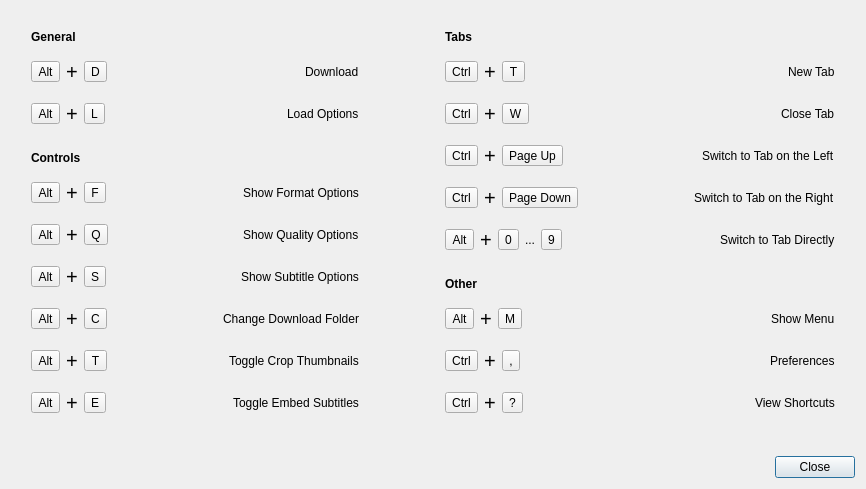
<?xml version="1.0" encoding="UTF-8"?>
<ui version="4.0">
 <class>KeyboardShortcutsDialog</class>
 <widget class="QDialog" name="KeyboardShortcutsDialog">
  <property name="windowTitle">
   <string>Keyboard Shortcuts</string>
  </property>
  <layout class="QVBoxLayout" name="verticalLayout">
   <item>
    <layout class="QHBoxLayout" name="shortcutsColumnLayout">
     <item>
      <spacer name="leftSpacer">
       <property name="orientation">
        <enum>Qt::Orientation::Horizontal</enum>
       </property>
       <property name="sizeType">
        <enum>QSizePolicy::Policy::Fixed</enum>
       </property>
       <property name="sizeHint" stdset="0">
        <size>
         <width>20</width>
         <height>20</height>
        </size>
       </property>
      </spacer>
     </item>
     <item>
      <layout class="QVBoxLayout" name="leftColumnLayout">
       <item>
        <spacer name="verticalSpacer_15">
         <property name="orientation">
          <enum>Qt::Orientation::Vertical</enum>
         </property>
         <property name="sizeType">
          <enum>QSizePolicy::Policy::Fixed</enum>
         </property>
         <property name="sizeHint" stdset="0">
          <size>
           <width>0</width>
           <height>19</height>
          </size>
         </property>
        </spacer>
       </item>
       <item>
        <widget class="QLabel" name="generalSectionLabel">
         <property name="font">
          <font>
           <bold>true</bold>
          </font>
         </property>
         <property name="text">
          <string>General</string>
         </property>
         <property name="alignment">
          <set>Qt::AlignmentFlag::AlignBottom|Qt::AlignmentFlag::AlignLeading|Qt::AlignmentFlag::AlignLeft</set>
         </property>
         <property name="textInteractionFlags">
          <set>Qt::TextInteractionFlag::LinksAccessibleByMouse|Qt::TextInteractionFlag::TextSelectableByMouse</set>
         </property>
        </widget>
       </item>
       <item>
        <spacer name="verticalSpacer_19">
         <property name="orientation">
          <enum>Qt::Orientation::Vertical</enum>
         </property>
         <property name="sizeType">
          <enum>QSizePolicy::Policy::Fixed</enum>
         </property>
         <property name="sizeHint" stdset="0">
          <size>
           <width>0</width>
           <height>10</height>
          </size>
         </property>
        </spacer>
       </item>
       <item>
        <layout class="QHBoxLayout" name="shortcutLayout13">
         <item>
          <widget class="QToolButton" name="keyButton11">
           <property name="focusPolicy">
            <enum>Qt::FocusPolicy::NoFocus</enum>
           </property>
           <property name="text">
            <string>Alt</string>
           </property>
          </widget>
         </item>
         <item>
          <widget class="QLabel" name="keySeparator6">
           <property name="font">
            <font>
             <pointsize>15</pointsize>
             <fontweight>Light</fontweight>
            </font>
           </property>
           <property name="text">
            <string>+</string>
           </property>
          </widget>
         </item>
         <item>
          <widget class="QToolButton" name="keyButton10">
           <property name="focusPolicy">
            <enum>Qt::FocusPolicy::NoFocus</enum>
           </property>
           <property name="text">
            <string>D</string>
           </property>
          </widget>
         </item>
         <item>
          <spacer name="horizontalSpacer5">
           <property name="orientation">
            <enum>Qt::Orientation::Horizontal</enum>
           </property>
           <property name="sizeType">
            <enum>QSizePolicy::Policy::MinimumExpanding</enum>
           </property>
           <property name="sizeHint" stdset="0">
            <size>
             <width>110</width>
             <height>0</height>
            </size>
           </property>
          </spacer>
         </item>
         <item>
          <widget class="QLabel" name="shortcutDescriptionLabel5">
           <property name="text">
            <string>Download</string>
           </property>
           <property name="textInteractionFlags">
            <set>Qt::TextInteractionFlag::LinksAccessibleByMouse|Qt::TextInteractionFlag::TextSelectableByMouse</set>
           </property>
          </widget>
         </item>
        </layout>
       </item>
       <item>
        <spacer name="verticalSpacer">
         <property name="orientation">
          <enum>Qt::Orientation::Vertical</enum>
         </property>
         <property name="sizeType">
          <enum>QSizePolicy::Policy::Fixed</enum>
         </property>
         <property name="sizeHint" stdset="0">
          <size>
           <width>0</width>
           <height>12</height>
          </size>
         </property>
        </spacer>
       </item>
       <item>
        <layout class="QHBoxLayout" name="shortcutLayout14">
         <item>
          <widget class="QToolButton" name="keyButton12">
           <property name="focusPolicy">
            <enum>Qt::FocusPolicy::NoFocus</enum>
           </property>
           <property name="text">
            <string>Alt</string>
           </property>
          </widget>
         </item>
         <item>
          <widget class="QLabel" name="keySeparator7">
           <property name="font">
            <font>
             <pointsize>15</pointsize>
             <fontweight>Light</fontweight>
            </font>
           </property>
           <property name="text">
            <string>+</string>
           </property>
          </widget>
         </item>
         <item>
          <widget class="QToolButton" name="keyButton13">
           <property name="focusPolicy">
            <enum>Qt::FocusPolicy::NoFocus</enum>
           </property>
           <property name="text">
            <string>L</string>
           </property>
          </widget>
         </item>
         <item>
          <spacer name="horizontalSpacer6">
           <property name="orientation">
            <enum>Qt::Orientation::Horizontal</enum>
           </property>
           <property name="sizeType">
            <enum>QSizePolicy::Policy::MinimumExpanding</enum>
           </property>
           <property name="sizeHint" stdset="0">
            <size>
             <width>110</width>
             <height>0</height>
            </size>
           </property>
          </spacer>
         </item>
         <item>
          <widget class="QLabel" name="shortcutDescriptionLabel6">
           <property name="text">
            <string>Load Options</string>
           </property>
           <property name="textInteractionFlags">
            <set>Qt::TextInteractionFlag::LinksAccessibleByMouse|Qt::TextInteractionFlag::TextSelectableByMouse</set>
           </property>
          </widget>
         </item>
        </layout>
       </item>
       <item>
        <spacer name="verticalSpacer_13">
         <property name="orientation">
          <enum>Qt::Orientation::Vertical</enum>
         </property>
         <property name="sizeType">
          <enum>QSizePolicy::Policy::Fixed</enum>
         </property>
         <property name="sizeHint" stdset="0">
          <size>
           <width>0</width>
           <height>19</height>
          </size>
         </property>
        </spacer>
       </item>
       <item>
        <widget class="QLabel" name="controlsSectionLabel">
         <property name="font">
          <font>
           <bold>true</bold>
          </font>
         </property>
         <property name="text">
          <string>Controls</string>
         </property>
         <property name="alignment">
          <set>Qt::AlignmentFlag::AlignBottom|Qt::AlignmentFlag::AlignLeading|Qt::AlignmentFlag::AlignLeft</set>
         </property>
         <property name="textInteractionFlags">
          <set>Qt::TextInteractionFlag::LinksAccessibleByMouse|Qt::TextInteractionFlag::TextSelectableByMouse</set>
         </property>
        </widget>
       </item>
       <item>
        <spacer name="verticalSpacer_17">
         <property name="orientation">
          <enum>Qt::Orientation::Vertical</enum>
         </property>
         <property name="sizeType">
          <enum>QSizePolicy::Policy::Fixed</enum>
         </property>
         <property name="sizeHint" stdset="0">
          <size>
           <width>0</width>
           <height>10</height>
          </size>
         </property>
        </spacer>
       </item>
       <item>
        <layout class="QHBoxLayout" name="shortcutLayout9">
         <item>
          <widget class="QToolButton" name="keyButton32">
           <property name="focusPolicy">
            <enum>Qt::FocusPolicy::NoFocus</enum>
           </property>
           <property name="text">
            <string>Alt</string>
           </property>
          </widget>
         </item>
         <item>
          <widget class="QLabel" name="keySeparator17">
           <property name="font">
            <font>
             <pointsize>15</pointsize>
             <fontweight>Light</fontweight>
            </font>
           </property>
           <property name="text">
            <string>+</string>
           </property>
          </widget>
         </item>
         <item>
          <widget class="QToolButton" name="keyButton33">
           <property name="focusPolicy">
            <enum>Qt::FocusPolicy::NoFocus</enum>
           </property>
           <property name="text">
            <string>F</string>
           </property>
          </widget>
         </item>
         <item>
          <spacer name="horizontalSpacer16">
           <property name="orientation">
            <enum>Qt::Orientation::Horizontal</enum>
           </property>
           <property name="sizeType">
            <enum>QSizePolicy::Policy::MinimumExpanding</enum>
           </property>
           <property name="sizeHint" stdset="0">
            <size>
             <width>110</width>
             <height>0</height>
            </size>
           </property>
          </spacer>
         </item>
         <item>
          <widget class="QLabel" name="shortcutDescriptionLabel16">
           <property name="text">
            <string>Show Format Options</string>
           </property>
           <property name="textInteractionFlags">
            <set>Qt::TextInteractionFlag::LinksAccessibleByMouse|Qt::TextInteractionFlag::TextSelectableByMouse</set>
           </property>
          </widget>
         </item>
        </layout>
       </item>
       <item>
        <spacer name="verticalSpacer_2">
         <property name="orientation">
          <enum>Qt::Orientation::Vertical</enum>
         </property>
         <property name="sizeType">
          <enum>QSizePolicy::Policy::Fixed</enum>
         </property>
         <property name="sizeHint" stdset="0">
          <size>
           <width>0</width>
           <height>12</height>
          </size>
         </property>
        </spacer>
       </item>
       <item>
        <layout class="QHBoxLayout" name="showQualityOptsShortcutLayout">
         <item>
          <widget class="QToolButton" name="showQualityOptsShortcutButton">
           <property name="focusPolicy">
            <enum>Qt::FocusPolicy::NoFocus</enum>
           </property>
           <property name="text">
            <string>Alt</string>
           </property>
          </widget>
         </item>
         <item>
          <widget class="QLabel" name="showQualityOptsShortcutButtonSeparator">
           <property name="font">
            <font>
             <pointsize>15</pointsize>
             <fontweight>Light</fontweight>
            </font>
           </property>
           <property name="text">
            <string>+</string>
           </property>
          </widget>
         </item>
         <item>
          <widget class="QToolButton" name="showQualityOptsShortcutButton2">
           <property name="focusPolicy">
            <enum>Qt::FocusPolicy::NoFocus</enum>
           </property>
           <property name="text">
            <string>Q</string>
           </property>
          </widget>
         </item>
         <item>
          <spacer name="showQualityOptsShortcutSpacer">
           <property name="orientation">
            <enum>Qt::Orientation::Horizontal</enum>
           </property>
           <property name="sizeType">
            <enum>QSizePolicy::Policy::MinimumExpanding</enum>
           </property>
           <property name="sizeHint" stdset="0">
            <size>
             <width>110</width>
             <height>0</height>
            </size>
           </property>
          </spacer>
         </item>
         <item>
          <widget class="QLabel" name="showQualityOptsShortcutDescriptionLabel">
           <property name="text">
            <string>Show Quality Options</string>
           </property>
           <property name="textInteractionFlags">
            <set>Qt::TextInteractionFlag::LinksAccessibleByMouse|Qt::TextInteractionFlag::TextSelectableByMouse</set>
           </property>
          </widget>
         </item>
        </layout>
       </item>
       <item>
        <spacer name="verticalSpacer_3">
         <property name="orientation">
          <enum>Qt::Orientation::Vertical</enum>
         </property>
         <property name="sizeType">
          <enum>QSizePolicy::Policy::Fixed</enum>
         </property>
         <property name="sizeHint" stdset="0">
          <size>
           <width>0</width>
           <height>12</height>
          </size>
         </property>
        </spacer>
       </item>
       <item>
        <layout class="QHBoxLayout" name="shortcutLayout2">
         <item>
          <widget class="QToolButton" name="keyButton18">
           <property name="focusPolicy">
            <enum>Qt::FocusPolicy::NoFocus</enum>
           </property>
           <property name="text">
            <string>Alt</string>
           </property>
          </widget>
         </item>
         <item>
          <widget class="QLabel" name="keySeparator10">
           <property name="font">
            <font>
             <pointsize>15</pointsize>
             <fontweight>Light</fontweight>
            </font>
           </property>
           <property name="text">
            <string>+</string>
           </property>
          </widget>
         </item>
         <item>
          <widget class="QToolButton" name="keyButton19">
           <property name="focusPolicy">
            <enum>Qt::FocusPolicy::NoFocus</enum>
           </property>
           <property name="text">
            <string>S</string>
           </property>
          </widget>
         </item>
         <item>
          <spacer name="horizontalSpacer9">
           <property name="orientation">
            <enum>Qt::Orientation::Horizontal</enum>
           </property>
           <property name="sizeType">
            <enum>QSizePolicy::Policy::MinimumExpanding</enum>
           </property>
           <property name="sizeHint" stdset="0">
            <size>
             <width>110</width>
             <height>0</height>
            </size>
           </property>
          </spacer>
         </item>
         <item>
          <widget class="QLabel" name="shortcutDescriptionLabel9">
           <property name="text">
            <string>Show Subtitle Options</string>
           </property>
           <property name="textInteractionFlags">
            <set>Qt::TextInteractionFlag::LinksAccessibleByMouse|Qt::TextInteractionFlag::TextSelectableByMouse</set>
           </property>
          </widget>
         </item>
        </layout>
       </item>
       <item>
        <spacer name="verticalSpacer_4">
         <property name="orientation">
          <enum>Qt::Orientation::Vertical</enum>
         </property>
         <property name="sizeType">
          <enum>QSizePolicy::Policy::Fixed</enum>
         </property>
         <property name="sizeHint" stdset="0">
          <size>
           <width>0</width>
           <height>12</height>
          </size>
         </property>
        </spacer>
       </item>
       <item>
        <layout class="QHBoxLayout" name="chgDownloadDirShortcutLayout">
         <item>
          <widget class="QToolButton" name="chgDownloadDirShortcutButton">
           <property name="focusPolicy">
            <enum>Qt::FocusPolicy::NoFocus</enum>
           </property>
           <property name="text">
            <string>Alt</string>
           </property>
          </widget>
         </item>
         <item>
          <widget class="QLabel" name="keySeparator3">
           <property name="font">
            <font>
             <pointsize>15</pointsize>
             <fontweight>Light</fontweight>
            </font>
           </property>
           <property name="text">
            <string>+</string>
           </property>
          </widget>
         </item>
         <item>
          <widget class="QToolButton" name="chgDownloadDirShortcutButton2">
           <property name="focusPolicy">
            <enum>Qt::FocusPolicy::NoFocus</enum>
           </property>
           <property name="text">
            <string>C</string>
           </property>
          </widget>
         </item>
         <item>
          <spacer name="chgDownloadDirShortcutSpacer">
           <property name="orientation">
            <enum>Qt::Orientation::Horizontal</enum>
           </property>
           <property name="sizeType">
            <enum>QSizePolicy::Policy::MinimumExpanding</enum>
           </property>
           <property name="sizeHint" stdset="0">
            <size>
             <width>110</width>
             <height>0</height>
            </size>
           </property>
          </spacer>
         </item>
         <item>
          <widget class="QLabel" name="shortcutDescriptionLabel3">
           <property name="text">
            <string>Change Download Folder</string>
           </property>
           <property name="textInteractionFlags">
            <set>Qt::TextInteractionFlag::LinksAccessibleByMouse|Qt::TextInteractionFlag::TextSelectableByMouse</set>
           </property>
          </widget>
         </item>
        </layout>
       </item>
       <item>
        <spacer name="verticalSpacer_6">
         <property name="orientation">
          <enum>Qt::Orientation::Vertical</enum>
         </property>
         <property name="sizeType">
          <enum>QSizePolicy::Policy::Fixed</enum>
         </property>
         <property name="sizeHint" stdset="0">
          <size>
           <width>0</width>
           <height>12</height>
          </size>
         </property>
        </spacer>
       </item>
       <item>
        <layout class="QHBoxLayout" name="shortcutLayout4">
         <item>
          <widget class="QToolButton" name="keyButton22">
           <property name="focusPolicy">
            <enum>Qt::FocusPolicy::NoFocus</enum>
           </property>
           <property name="text">
            <string>Alt</string>
           </property>
          </widget>
         </item>
         <item>
          <widget class="QLabel" name="keySeparator12">
           <property name="font">
            <font>
             <pointsize>15</pointsize>
             <fontweight>Light</fontweight>
            </font>
           </property>
           <property name="text">
            <string>+</string>
           </property>
          </widget>
         </item>
         <item>
          <widget class="QToolButton" name="keyButton23">
           <property name="focusPolicy">
            <enum>Qt::FocusPolicy::NoFocus</enum>
           </property>
           <property name="text">
            <string>T</string>
           </property>
          </widget>
         </item>
         <item>
          <spacer name="horizontalSpacer11">
           <property name="orientation">
            <enum>Qt::Orientation::Horizontal</enum>
           </property>
           <property name="sizeType">
            <enum>QSizePolicy::Policy::MinimumExpanding</enum>
           </property>
           <property name="sizeHint" stdset="0">
            <size>
             <width>110</width>
             <height>0</height>
            </size>
           </property>
          </spacer>
         </item>
         <item>
          <widget class="QLabel" name="shortcutDescriptionLabel11">
           <property name="text">
            <string>Toggle Crop Thumbnails</string>
           </property>
           <property name="textInteractionFlags">
            <set>Qt::TextInteractionFlag::LinksAccessibleByMouse|Qt::TextInteractionFlag::TextSelectableByMouse</set>
           </property>
          </widget>
         </item>
        </layout>
       </item>
       <item>
        <spacer name="verticalSpacer_5">
         <property name="orientation">
          <enum>Qt::Orientation::Vertical</enum>
         </property>
         <property name="sizeType">
          <enum>QSizePolicy::Policy::Fixed</enum>
         </property>
         <property name="sizeHint" stdset="0">
          <size>
           <width>0</width>
           <height>12</height>
          </size>
         </property>
        </spacer>
       </item>
       <item>
        <layout class="QHBoxLayout" name="shortcutLayout3">
         <item>
          <widget class="QToolButton" name="keyButton20">
           <property name="focusPolicy">
            <enum>Qt::FocusPolicy::NoFocus</enum>
           </property>
           <property name="text">
            <string>Alt</string>
           </property>
          </widget>
         </item>
         <item>
          <widget class="QLabel" name="keySeparator11">
           <property name="font">
            <font>
             <pointsize>15</pointsize>
             <fontweight>Light</fontweight>
            </font>
           </property>
           <property name="text">
            <string>+</string>
           </property>
          </widget>
         </item>
         <item>
          <widget class="QToolButton" name="keyButton21">
           <property name="focusPolicy">
            <enum>Qt::FocusPolicy::NoFocus</enum>
           </property>
           <property name="text">
            <string>E</string>
           </property>
          </widget>
         </item>
         <item>
          <spacer name="horizontalSpacer10">
           <property name="orientation">
            <enum>Qt::Orientation::Horizontal</enum>
           </property>
           <property name="sizeType">
            <enum>QSizePolicy::Policy::MinimumExpanding</enum>
           </property>
           <property name="sizeHint" stdset="0">
            <size>
             <width>110</width>
             <height>0</height>
            </size>
           </property>
          </spacer>
         </item>
         <item>
          <widget class="QLabel" name="shortcutDescriptionLabel10">
           <property name="text">
            <string>Toggle Embed Subtitles</string>
           </property>
           <property name="textInteractionFlags">
            <set>Qt::TextInteractionFlag::LinksAccessibleByMouse|Qt::TextInteractionFlag::TextSelectableByMouse</set>
           </property>
          </widget>
         </item>
        </layout>
       </item>
       <item>
        <spacer name="verticalSpacer_21">
         <property name="orientation">
          <enum>Qt::Orientation::Vertical</enum>
         </property>
         <property name="sizeHint" stdset="0">
          <size>
           <width>0</width>
           <height>0</height>
          </size>
         </property>
        </spacer>
       </item>
      </layout>
     </item>
     <item>
      <spacer name="middleSpacer">
       <property name="orientation">
        <enum>Qt::Orientation::Horizontal</enum>
       </property>
       <property name="sizeType">
        <enum>QSizePolicy::Policy::Fixed</enum>
       </property>
       <property name="sizeHint" stdset="0">
        <size>
         <width>80</width>
         <height>20</height>
        </size>
       </property>
      </spacer>
     </item>
     <item>
      <layout class="QVBoxLayout" name="rightColumnLayout">
       <item>
        <spacer name="verticalSpacer_16">
         <property name="orientation">
          <enum>Qt::Orientation::Vertical</enum>
         </property>
         <property name="sizeType">
          <enum>QSizePolicy::Policy::Fixed</enum>
         </property>
         <property name="sizeHint" stdset="0">
          <size>
           <width>0</width>
           <height>19</height>
          </size>
         </property>
        </spacer>
       </item>
       <item>
        <widget class="QLabel" name="tabsSectionLabel">
         <property name="font">
          <font>
           <bold>true</bold>
          </font>
         </property>
         <property name="text">
          <string>Tabs</string>
         </property>
         <property name="alignment">
          <set>Qt::AlignmentFlag::AlignBottom|Qt::AlignmentFlag::AlignLeading|Qt::AlignmentFlag::AlignLeft</set>
         </property>
         <property name="textInteractionFlags">
          <set>Qt::TextInteractionFlag::LinksAccessibleByMouse|Qt::TextInteractionFlag::TextSelectableByMouse</set>
         </property>
        </widget>
       </item>
       <item>
        <spacer name="verticalSpacer_18">
         <property name="orientation">
          <enum>Qt::Orientation::Vertical</enum>
         </property>
         <property name="sizeType">
          <enum>QSizePolicy::Policy::Fixed</enum>
         </property>
         <property name="sizeHint" stdset="0">
          <size>
           <width>0</width>
           <height>10</height>
          </size>
         </property>
        </spacer>
       </item>
       <item>
        <layout class="QHBoxLayout" name="shortcutLayout16">
         <item>
          <widget class="QToolButton" name="keyButton16">
           <property name="focusPolicy">
            <enum>Qt::FocusPolicy::NoFocus</enum>
           </property>
           <property name="text">
            <string>Ctrl</string>
           </property>
          </widget>
         </item>
         <item>
          <widget class="QLabel" name="keySeparator9">
           <property name="font">
            <font>
             <pointsize>15</pointsize>
             <fontweight>Light</fontweight>
            </font>
           </property>
           <property name="text">
            <string>+</string>
           </property>
          </widget>
         </item>
         <item>
          <widget class="QToolButton" name="keyButton17">
           <property name="focusPolicy">
            <enum>Qt::FocusPolicy::NoFocus</enum>
           </property>
           <property name="text">
            <string>T</string>
           </property>
          </widget>
         </item>
         <item>
          <spacer name="horizontalSpacer8">
           <property name="orientation">
            <enum>Qt::Orientation::Horizontal</enum>
           </property>
           <property name="sizeType">
            <enum>QSizePolicy::Policy::MinimumExpanding</enum>
           </property>
           <property name="sizeHint" stdset="0">
            <size>
             <width>110</width>
             <height>0</height>
            </size>
           </property>
          </spacer>
         </item>
         <item>
          <widget class="QLabel" name="shortcutDescriptionLabel8">
           <property name="text">
            <string>New Tab</string>
           </property>
           <property name="textInteractionFlags">
            <set>Qt::TextInteractionFlag::LinksAccessibleByMouse|Qt::TextInteractionFlag::TextSelectableByMouse</set>
           </property>
          </widget>
         </item>
        </layout>
       </item>
       <item>
        <spacer name="verticalSpacer_7">
         <property name="orientation">
          <enum>Qt::Orientation::Vertical</enum>
         </property>
         <property name="sizeType">
          <enum>QSizePolicy::Policy::Fixed</enum>
         </property>
         <property name="sizeHint" stdset="0">
          <size>
           <width>0</width>
           <height>12</height>
          </size>
         </property>
        </spacer>
       </item>
       <item>
        <layout class="QHBoxLayout" name="shortcutLayout8">
         <item>
          <widget class="QToolButton" name="keyButton30">
           <property name="focusPolicy">
            <enum>Qt::FocusPolicy::NoFocus</enum>
           </property>
           <property name="text">
            <string>Ctrl</string>
           </property>
          </widget>
         </item>
         <item>
          <widget class="QLabel" name="keySeparator16">
           <property name="font">
            <font>
             <pointsize>15</pointsize>
             <fontweight>Light</fontweight>
            </font>
           </property>
           <property name="text">
            <string>+</string>
           </property>
          </widget>
         </item>
         <item>
          <widget class="QToolButton" name="keyButton31">
           <property name="focusPolicy">
            <enum>Qt::FocusPolicy::NoFocus</enum>
           </property>
           <property name="text">
            <string>W</string>
           </property>
          </widget>
         </item>
         <item>
          <spacer name="horizontalSpacer15">
           <property name="orientation">
            <enum>Qt::Orientation::Horizontal</enum>
           </property>
           <property name="sizeType">
            <enum>QSizePolicy::Policy::MinimumExpanding</enum>
           </property>
           <property name="sizeHint" stdset="0">
            <size>
             <width>110</width>
             <height>0</height>
            </size>
           </property>
          </spacer>
         </item>
         <item>
          <widget class="QLabel" name="shortcutDescriptionLabel15">
           <property name="text">
            <string>Close Tab</string>
           </property>
           <property name="textInteractionFlags">
            <set>Qt::TextInteractionFlag::LinksAccessibleByMouse|Qt::TextInteractionFlag::TextSelectableByMouse</set>
           </property>
          </widget>
         </item>
        </layout>
       </item>
       <item>
        <spacer name="verticalSpacer_8">
         <property name="orientation">
          <enum>Qt::Orientation::Vertical</enum>
         </property>
         <property name="sizeType">
          <enum>QSizePolicy::Policy::Fixed</enum>
         </property>
         <property name="sizeHint" stdset="0">
          <size>
           <width>0</width>
           <height>12</height>
          </size>
         </property>
        </spacer>
       </item>
       <item>
        <layout class="QHBoxLayout" name="shortcutLayout6">
         <item>
          <widget class="QToolButton" name="keyButton26">
           <property name="focusPolicy">
            <enum>Qt::FocusPolicy::NoFocus</enum>
           </property>
           <property name="text">
            <string>Ctrl</string>
           </property>
          </widget>
         </item>
         <item>
          <widget class="QLabel" name="keySeparator14">
           <property name="font">
            <font>
             <pointsize>15</pointsize>
             <fontweight>Light</fontweight>
            </font>
           </property>
           <property name="text">
            <string>+</string>
           </property>
          </widget>
         </item>
         <item>
          <widget class="QToolButton" name="keyButton27">
           <property name="focusPolicy">
            <enum>Qt::FocusPolicy::NoFocus</enum>
           </property>
           <property name="text">
            <string>Page Up</string>
           </property>
          </widget>
         </item>
         <item>
          <spacer name="horizontalSpacer13">
           <property name="orientation">
            <enum>Qt::Orientation::Horizontal</enum>
           </property>
           <property name="sizeType">
            <enum>QSizePolicy::Policy::MinimumExpanding</enum>
           </property>
           <property name="sizeHint" stdset="0">
            <size>
             <width>110</width>
             <height>0</height>
            </size>
           </property>
          </spacer>
         </item>
         <item>
          <widget class="QLabel" name="shortcutDescriptionLabel13">
           <property name="text">
            <string>Switch to Tab on the Left</string>
           </property>
           <property name="textInteractionFlags">
            <set>Qt::TextInteractionFlag::LinksAccessibleByMouse|Qt::TextInteractionFlag::TextSelectableByMouse</set>
           </property>
          </widget>
         </item>
        </layout>
       </item>
       <item>
        <spacer name="verticalSpacer_9">
         <property name="orientation">
          <enum>Qt::Orientation::Vertical</enum>
         </property>
         <property name="sizeType">
          <enum>QSizePolicy::Policy::Fixed</enum>
         </property>
         <property name="sizeHint" stdset="0">
          <size>
           <width>0</width>
           <height>12</height>
          </size>
         </property>
        </spacer>
       </item>
       <item>
        <layout class="QHBoxLayout" name="shortcutLayout7">
         <item>
          <widget class="QToolButton" name="keyButton28">
           <property name="focusPolicy">
            <enum>Qt::FocusPolicy::NoFocus</enum>
           </property>
           <property name="text">
            <string>Ctrl</string>
           </property>
          </widget>
         </item>
         <item>
          <widget class="QLabel" name="keySeparator15">
           <property name="font">
            <font>
             <pointsize>15</pointsize>
             <fontweight>Light</fontweight>
            </font>
           </property>
           <property name="text">
            <string>+</string>
           </property>
          </widget>
         </item>
         <item>
          <widget class="QToolButton" name="keyButton29">
           <property name="focusPolicy">
            <enum>Qt::FocusPolicy::NoFocus</enum>
           </property>
           <property name="text">
            <string>Page Down</string>
           </property>
          </widget>
         </item>
         <item>
          <spacer name="horizontalSpacer14">
           <property name="orientation">
            <enum>Qt::Orientation::Horizontal</enum>
           </property>
           <property name="sizeType">
            <enum>QSizePolicy::Policy::MinimumExpanding</enum>
           </property>
           <property name="sizeHint" stdset="0">
            <size>
             <width>110</width>
             <height>0</height>
            </size>
           </property>
          </spacer>
         </item>
         <item>
          <widget class="QLabel" name="shortcutDescriptionLabel14">
           <property name="text">
            <string>Switch to Tab on the Right</string>
           </property>
           <property name="textInteractionFlags">
            <set>Qt::TextInteractionFlag::LinksAccessibleByMouse|Qt::TextInteractionFlag::TextSelectableByMouse</set>
           </property>
          </widget>
         </item>
        </layout>
       </item>
       <item>
        <spacer name="verticalSpacer_10">
         <property name="orientation">
          <enum>Qt::Orientation::Vertical</enum>
         </property>
         <property name="sizeType">
          <enum>QSizePolicy::Policy::Fixed</enum>
         </property>
         <property name="sizeHint" stdset="0">
          <size>
           <width>0</width>
           <height>12</height>
          </size>
         </property>
        </spacer>
       </item>
       <item>
        <layout class="QHBoxLayout" name="shortcutLayout12">
         <item>
          <widget class="QToolButton" name="keyButton8">
           <property name="focusPolicy">
            <enum>Qt::FocusPolicy::NoFocus</enum>
           </property>
           <property name="text">
            <string>Alt</string>
           </property>
          </widget>
         </item>
         <item>
          <widget class="QLabel" name="keySeparator5">
           <property name="font">
            <font>
             <pointsize>15</pointsize>
             <fontweight>Light</fontweight>
            </font>
           </property>
           <property name="text">
            <string>+</string>
           </property>
          </widget>
         </item>
         <item>
          <widget class="QToolButton" name="keyButton9">
           <property name="focusPolicy">
            <enum>Qt::FocusPolicy::NoFocus</enum>
           </property>
           <property name="text">
            <string>0</string>
           </property>
          </widget>
         </item>
         <item>
          <widget class="QLabel" name="keySeparator4">
           <property name="text">
            <string>...</string>
           </property>
          </widget>
         </item>
         <item>
          <widget class="QToolButton" name="keyButton7">
           <property name="focusPolicy">
            <enum>Qt::FocusPolicy::NoFocus</enum>
           </property>
           <property name="text">
            <string>9</string>
           </property>
          </widget>
         </item>
         <item>
          <spacer name="horizontalSpacer4">
           <property name="orientation">
            <enum>Qt::Orientation::Horizontal</enum>
           </property>
           <property name="sizeType">
            <enum>QSizePolicy::Policy::MinimumExpanding</enum>
           </property>
           <property name="sizeHint" stdset="0">
            <size>
             <width>110</width>
             <height>0</height>
            </size>
           </property>
          </spacer>
         </item>
         <item>
          <widget class="QLabel" name="shortcutDescriptionLabel4">
           <property name="text">
            <string>Switch to Tab Directly</string>
           </property>
           <property name="textInteractionFlags">
            <set>Qt::TextInteractionFlag::LinksAccessibleByMouse|Qt::TextInteractionFlag::TextSelectableByMouse</set>
           </property>
          </widget>
         </item>
        </layout>
       </item>
       <item>
        <spacer name="verticalSpacer_14">
         <property name="orientation">
          <enum>Qt::Orientation::Vertical</enum>
         </property>
         <property name="sizeType">
          <enum>QSizePolicy::Policy::Fixed</enum>
         </property>
         <property name="sizeHint" stdset="0">
          <size>
           <width>0</width>
           <height>19</height>
          </size>
         </property>
        </spacer>
       </item>
       <item>
        <widget class="QLabel" name="otherSectionLabel">
         <property name="font">
          <font>
           <bold>true</bold>
          </font>
         </property>
         <property name="text">
          <string>Other</string>
         </property>
         <property name="alignment">
          <set>Qt::AlignmentFlag::AlignBottom|Qt::AlignmentFlag::AlignLeading|Qt::AlignmentFlag::AlignLeft</set>
         </property>
         <property name="textInteractionFlags">
          <set>Qt::TextInteractionFlag::LinksAccessibleByMouse|Qt::TextInteractionFlag::TextSelectableByMouse</set>
         </property>
        </widget>
       </item>
       <item>
        <spacer name="verticalSpacer_20">
         <property name="orientation">
          <enum>Qt::Orientation::Vertical</enum>
         </property>
         <property name="sizeType">
          <enum>QSizePolicy::Policy::Fixed</enum>
         </property>
         <property name="sizeHint" stdset="0">
          <size>
           <width>0</width>
           <height>10</height>
          </size>
         </property>
        </spacer>
       </item>
       <item>
        <layout class="QHBoxLayout" name="shortcutLayout12_2">
         <item>
          <widget class="QToolButton" name="keyButton8_2">
           <property name="focusPolicy">
            <enum>Qt::FocusPolicy::NoFocus</enum>
           </property>
           <property name="text">
            <string>Alt</string>
           </property>
          </widget>
         </item>
         <item>
          <widget class="QLabel" name="keySeparator5_2">
           <property name="font">
            <font>
             <pointsize>15</pointsize>
             <fontweight>Light</fontweight>
            </font>
           </property>
           <property name="text">
            <string>+</string>
           </property>
          </widget>
         </item>
         <item>
          <widget class="QToolButton" name="keyButton9_2">
           <property name="focusPolicy">
            <enum>Qt::FocusPolicy::NoFocus</enum>
           </property>
           <property name="text">
            <string>M</string>
           </property>
          </widget>
         </item>
         <item>
          <spacer name="horizontalSpacer4_2">
           <property name="orientation">
            <enum>Qt::Orientation::Horizontal</enum>
           </property>
           <property name="sizeType">
            <enum>QSizePolicy::Policy::MinimumExpanding</enum>
           </property>
           <property name="sizeHint" stdset="0">
            <size>
             <width>110</width>
             <height>0</height>
            </size>
           </property>
          </spacer>
         </item>
         <item>
          <widget class="QLabel" name="shortcutDescriptionLabel4_2">
           <property name="text">
            <string>Show Menu</string>
           </property>
           <property name="textInteractionFlags">
            <set>Qt::TextInteractionFlag::LinksAccessibleByMouse|Qt::TextInteractionFlag::TextSelectableByMouse</set>
           </property>
          </widget>
         </item>
        </layout>
       </item>
       <item>
        <spacer name="verticalSpacer_11">
         <property name="orientation">
          <enum>Qt::Orientation::Vertical</enum>
         </property>
         <property name="sizeType">
          <enum>QSizePolicy::Policy::Fixed</enum>
         </property>
         <property name="sizeHint" stdset="0">
          <size>
           <width>0</width>
           <height>12</height>
          </size>
         </property>
        </spacer>
       </item>
       <item>
        <layout class="QHBoxLayout" name="shortcutLayout17">
         <item>
          <widget class="QToolButton" name="keyButton1_2">
           <property name="focusPolicy">
            <enum>Qt::FocusPolicy::NoFocus</enum>
           </property>
           <property name="text">
            <string>Ctrl</string>
           </property>
          </widget>
         </item>
         <item>
          <widget class="QLabel" name="keySeparator1_2">
           <property name="font">
            <font>
             <pointsize>15</pointsize>
             <fontweight>Light</fontweight>
            </font>
           </property>
           <property name="text">
            <string>+</string>
           </property>
          </widget>
         </item>
         <item>
          <widget class="QToolButton" name="keyButton2_2">
           <property name="focusPolicy">
            <enum>Qt::FocusPolicy::NoFocus</enum>
           </property>
           <property name="text">
            <string>,</string>
           </property>
          </widget>
         </item>
         <item>
          <spacer name="horizontalSpacer1_2">
           <property name="orientation">
            <enum>Qt::Orientation::Horizontal</enum>
           </property>
           <property name="sizeType">
            <enum>QSizePolicy::Policy::MinimumExpanding</enum>
           </property>
           <property name="sizeHint" stdset="0">
            <size>
             <width>110</width>
             <height>0</height>
            </size>
           </property>
          </spacer>
         </item>
         <item>
          <widget class="QLabel" name="shortcutDescriptionLabel1_2">
           <property name="text">
            <string>Preferences</string>
           </property>
           <property name="textInteractionFlags">
            <set>Qt::TextInteractionFlag::LinksAccessibleByMouse|Qt::TextInteractionFlag::TextSelectableByMouse</set>
           </property>
          </widget>
         </item>
        </layout>
       </item>
       <item>
        <spacer name="verticalSpacer_12">
         <property name="orientation">
          <enum>Qt::Orientation::Vertical</enum>
         </property>
         <property name="sizeType">
          <enum>QSizePolicy::Policy::Fixed</enum>
         </property>
         <property name="sizeHint" stdset="0">
          <size>
           <width>0</width>
           <height>12</height>
          </size>
         </property>
        </spacer>
       </item>
       <item>
        <layout class="QHBoxLayout" name="shortcutLayout15">
         <item>
          <widget class="QToolButton" name="keyButton14">
           <property name="focusPolicy">
            <enum>Qt::FocusPolicy::NoFocus</enum>
           </property>
           <property name="text">
            <string>Ctrl</string>
           </property>
          </widget>
         </item>
         <item>
          <widget class="QLabel" name="keySeparator8">
           <property name="font">
            <font>
             <pointsize>15</pointsize>
             <fontweight>Light</fontweight>
            </font>
           </property>
           <property name="text">
            <string>+</string>
           </property>
          </widget>
         </item>
         <item>
          <widget class="QToolButton" name="keyButton15">
           <property name="focusPolicy">
            <enum>Qt::FocusPolicy::NoFocus</enum>
           </property>
           <property name="text">
            <string>?</string>
           </property>
          </widget>
         </item>
         <item>
          <spacer name="horizontalSpacer7">
           <property name="orientation">
            <enum>Qt::Orientation::Horizontal</enum>
           </property>
           <property name="sizeType">
            <enum>QSizePolicy::Policy::MinimumExpanding</enum>
           </property>
           <property name="sizeHint" stdset="0">
            <size>
             <width>110</width>
             <height>0</height>
            </size>
           </property>
          </spacer>
         </item>
         <item>
          <widget class="QLabel" name="shortcutDescriptionLabel7">
           <property name="text">
            <string>View Shortcuts</string>
           </property>
           <property name="textInteractionFlags">
            <set>Qt::TextInteractionFlag::LinksAccessibleByMouse|Qt::TextInteractionFlag::TextSelectableByMouse</set>
           </property>
          </widget>
         </item>
        </layout>
       </item>
       <item>
        <spacer name="verticalSpacer_22">
         <property name="orientation">
          <enum>Qt::Orientation::Vertical</enum>
         </property>
         <property name="sizeHint" stdset="0">
          <size>
           <width>0</width>
           <height>0</height>
          </size>
         </property>
        </spacer>
       </item>
      </layout>
     </item>
     <item>
      <spacer name="rightSpacer">
       <property name="orientation">
        <enum>Qt::Orientation::Horizontal</enum>
       </property>
       <property name="sizeType">
        <enum>QSizePolicy::Policy::Fixed</enum>
       </property>
       <property name="sizeHint" stdset="0">
        <size>
         <width>20</width>
         <height>20</height>
        </size>
       </property>
      </spacer>
     </item>
    </layout>
   </item>
   <item>
    <spacer name="buttonBoxSpacer">
     <property name="orientation">
      <enum>Qt::Orientation::Vertical</enum>
     </property>
     <property name="sizeType">
      <enum>QSizePolicy::Policy::Fixed</enum>
     </property>
     <property name="sizeHint" stdset="0">
      <size>
       <width>20</width>
       <height>35</height>
      </size>
     </property>
    </spacer>
   </item>
   <item>
    <widget class="QDialogButtonBox" name="buttonBox">
     <property name="standardButtons">
      <set>QDialogButtonBox::StandardButton::Close</set>
     </property>
    </widget>
   </item>
  </layout>
 </widget>
 <resources/>
 <connections/>
</ui>
